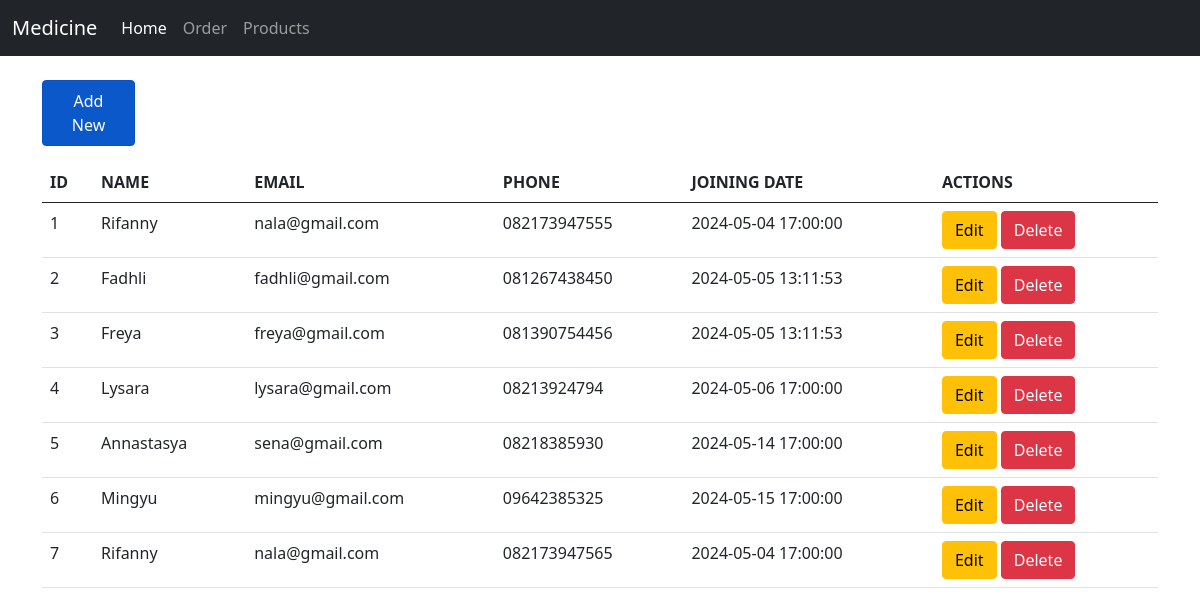
The page / on the database its author committed.
### tables this page shows
CREATE TABLE `members` (
  `member_id` int(11) NOT NULL,
  `member_name` varchar(255) NOT NULL,
  `email` varchar(255) NOT NULL,
  `phone` varchar(20) NOT NULL,
  `join_date` timestamp NOT NULL DEFAULT current_timestamp()
);

### controllers/Member.controller.php (called while the page is built, shortened)
<?php
include_once("models/Product.class.php");
include_once("views/Member.php");
class MemberController {
    private $member;
    function __construct(){
        $this->member = new Member(Conf::$db_host, Conf::$db_user, Conf::$db_pass, Conf::$db_name);
    }
    public function index() {
        $this->member->open();
        $this->member->getAllMembers();
        $data = array();
        while($row = $this->member->getResult()){
            array_push($data, $row);
        }
        $view = new MemberView();
        $view->render($data);
    }
}
?>

### views/Member.php (the view, shortened to what this page needs)
<?php
class MemberView
{
    public function render($data)
    {
        $no = 1;
        $dataMembers = null;
        $header = '<tr>
        <th>ID</th>
        <th>NAME</th>
        <th>EMAIL</th>
        <th>PHONE</th>
        <th>JOINING DATE</th>
        <th>ACTIONS</th>
      </tr>';
        foreach ($data as $val) {
            list($id, $name, $email, $phone, $join_date) = $val;
            $dataMembers .= "<tr>
                        <td>" . $no++ . "</td>
                        <td>" . $name . "</td>
                        <td>" . $email . "</td>
                        <td>" . $phone . "</td>
                        <td>" . $join_date . "</td>
                        <td>
                            <a href='index.php?edit=" . $id . "' class='btn btn-warning'>Edit</a>
                            <a href='index.php?delete=" . $id . "' class='btn btn-danger'>Delete</a>
                            </td>
                    </tr>";
        }
    }
}
?>

### index.php (shortened to what this page needs)
<?php
include_once("models/DB.class.php");
include_once("controllers/Member.controller.php");
include_once("models/Template.class.php");
$members = new MemberController();
if (isset($_GET['add'])) {
    $members->addNew();
} else if (isset($_GET['delete'])) {
    $id = $_GET['delete'];
    $success = $members->delete($id);
} else if (isset($_GET['edit'])) {
    $id = $_GET['edit'];
    $members->editNew($id);
} else {
    $members->index();
}
?>

### models/Template.class.php (shortened to what this page needs)
<?php
class Template
{
    var $content = '';
    function __construct($filename='')
    {
        $this->content = implode('', @file($filename));
    }
    function clear()
    {
        $this->content = preg_replace("/DATA_[A-Z|_|0-9]+/", "", $this->content);
    }
    function write()
    {
        print $this->content;
    }
    function replace($old = '', $new = '')
    {
        if (is_int($new)) {
            $value = sprintf("%d", $new);
        }
        elseif (is_float($new)) {
            $value = sprintf("%f", $new);
        }
        elseif (is_array($new)) {
            $value = '';
            foreach ($new as $item) {
                $value .= $item. ' ';
            }
        }
        else {
            $value = $new;
        }
        $this->content = preg_replace("/$old/", $value, $this->content);
    }
}
?>

### rows shown on the page
members: member_name "Rifanny", email "nala@gmail.com", phone "082173947555", join_date "2024-05-04 17:00:00"
members: member_name "Fadhli", email "fadhli@gmail.com", phone "081267438450", join_date "2024-05-05 13:11:53"
members: member_name "Freya", email "freya@gmail.com", phone "081390754456", join_date "2024-05-05 13:11:53"
members: member_name "Lysara", email "lysara@gmail.com", phone "08213924794", join_date "2024-05-06 17:00:00"
members: member_name "Annastasya", email "sena@gmail.com", phone "08218385930", join_date "2024-05-14 17:00:00"
members: member_name "Mingyu", email "mingyu@gmail.com", phone "09642385325", join_date "2024-05-15 17:00:00"
members: member_name "Rifanny", email "nala@gmail.com", phone "082173947565", join_date "2024-05-04 17:00:00"

### other values the page prints
$this->content "Medicine Home Order Products Add New"
